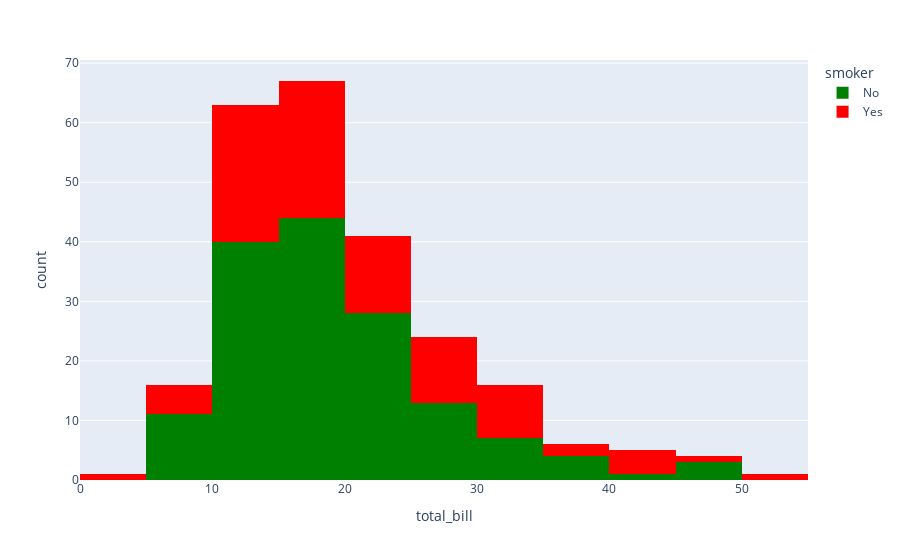

Notebook cell for this chart:
### Code cell
# Set the number of bins to 20 to control how finely the data is divided
px.histogram(data_frame=tips ,x="total_bill",
             hover_data=tips.columns
             ,color="smoker",
             color_discrete_sequence=["green","red"],
             nbins=20)

### Figure 1 — Plotly figure (JSON) as saved in the notebook; plotly's stock layout.template omitted (floating-point values rounded to 4 significant figures; data arrays with more than 128 entries replaced by an {"elided": "..."} marker saying what was removed)
{"data": [{"alignmentgroup": "True", "bingroup": "x", "hovertemplate": "smoker=No<br>total_bill=%{x}<br>count=%{y}<extra></extra>", "legendgroup": "No", "marker": {"color": "green", "pattern": {"shape": ""}}, "name": "No", "nbinsx": 20, "offsetgroup": "No", "orientation": "v", "showlegend": true, "type": "histogram", "x": {"elided": "151 float values"}, "xaxis": "x", "yaxis": "y"}, {"alignmentgroup": "True", "bingroup": "x", "hovertemplate": "smoker=Yes<br>total_bill=%{x}<br>count=%{y}<extra></extra>", "legendgroup": "Yes", "marker": {"color": "red", "pattern": {"shape": ""}}, "name": "Yes", "nbinsx": 20, "offsetgroup": "Yes", "orientation": "v", "showlegend": true, "type": "histogram", "x": [38.01, 11.24, 20.29, 13.81, 11.02, 18.29, 3.07, 15.01, 26.86, 25.28, 17.92, 19.44, 32.68, 28.97, 5.75, 16.32, 40.17, 27.28, 12.03, 21.01, 11.35, 15.38, 44.3, 22.42, 15.36, 20.49, 25.21, 14.31, 16, 17.51, 10.59, 10.63, 50.81, 15.81, 7.25, 31.85, 16.82, 32.9, 17.89, 14.48, 9.6, 34.63, 34.65, 23.33, 45.35, 23.17, 40.55, 20.9, 30.46, 18.15, 23.1, 15.69, 19.81, 28.44, 15.48, 16.58, 10.34, 43.11, 13, 13.51, 18.71, 12.74, 13, 16.4, 20.53, 16.47, 26.59, 38.73, 24.27, 12.76, 30.06, 25.89, 13.27, 28.17, 12.9, 28.15, 11.59, 7.74, 30.14, 12.16, 13.42, 8.58, 13.42, 16.27, 10.09, 22.12, 24.01, 15.69, 15.53, 12.6, 32.83, 27.18, 22.67], "xaxis": "x", "yaxis": "y"}], "layout": {"barmode": "relative", "legend": {"title": {"text": "smoker"}, "tracegroupgap": 0}, "margin": {"t": 60}, "xaxis": {"anchor": "y", "domain": [0, 1], "title": {"text": "total_bill"}}, "yaxis": {"anchor": "x", "domain": [0, 1], "title": {"text": "count"}}}}
